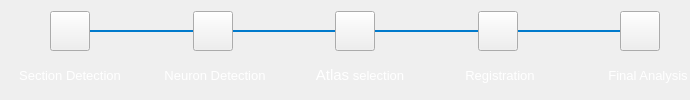
        <widget class="QFrame" name="buttons">
         <property name="frameShape">
          <enum>QFrame::NoFrame</enum>
         </property>
         <property name="frameShadow">
          <enum>QFrame::Raised</enum>
         </property>
         <layout class="QVBoxLayout" name="verticalLayout_2">
          <property name="spacing">
           <number>1</number>
          </property>
          <property name="leftMargin">
           <number>0</number>
          </property>
          <property name="rightMargin">
           <number>0</number>
          </property>
          <item>
           <widget class="QFrame" name="frame_3">
            <property name="sizePolicy">
             <sizepolicy hsizetype="Preferred" vsizetype="Fixed">
              <horstretch>0</horstretch>
              <verstretch>0</verstretch>
             </sizepolicy>
            </property>
            <property name="minimumSize">
             <size>
              <width>0</width>
              <height>50</height>
             </size>
            </property>
            <property name="maximumSize">
             <size>
              <width>16777215</width>
              <height>200</height>
             </size>
            </property>
            <property name="styleSheet">
             <string notr="true">#l11{color:#007ACC;}
#l12{color:#007ACC;}
#l13{color:#007ACC;}
#l21{color:#007ACC;}
#l22{color:#007ACC;}
#l23{color:#007ACC;}
#l31{color:#007ACC;}
#l32{color:#007ACC;}
#l33{color:#007ACC;}
#l41{color:#007ACC;}
#l42{color:#007ACC;}
#l43{color:#007ACC;}
</string>
            </property>
            <property name="frameShape">
             <enum>QFrame::NoFrame</enum>
            </property>
            <property name="frameShadow">
             <enum>QFrame::Raised</enum>
            </property>
            <layout class="QHBoxLayout" name="horizontalLayout_2">
             <property name="spacing">
              <number>0</number>
             </property>
             <property name="leftMargin">
              <number>50</number>
             </property>
             <property name="topMargin">
              <number>0</number>
             </property>
             <property name="rightMargin">
              <number>30</number>
             </property>
             <item>
              <widget class="QPushButton" name="btnBrainDetection">
               <property name="maximumSize">
                <size>
                 <width>40</width>
                 <height>40</height>
                </size>
               </property>
               <property name="styleSheet">
                <string notr="true"/>
               </property>
               <property name="text">
                <string/>
               </property>
               <property name="icon">
                <iconset resource="resource.qrc">
                 <normaloff>:/newPrefix/Icons/progress-blue.svg</normaloff>:/newPrefix/Icons/progress-blue.svg</iconset>
               </property>
              </widget>
             </item>
             <item>
              <widget class="Line" name="l11">
               <property name="minimumSize">
                <size>
                 <width>50</width>
                 <height>0</height>
                </size>
               </property>
               <property name="maximumSize">
                <size>
                 <width>50</width>
                 <height>16777215</height>
                </size>
               </property>
               <property name="styleSheet">
                <string notr="true"/>
               </property>
               <property name="frameShadow">
                <enum>QFrame::Plain</enum>
               </property>
               <property name="lineWidth">
                <number>2</number>
               </property>
               <property name="orientation">
                <enum>Qt::Horizontal</enum>
               </property>
              </widget>
             </item>
             <item>
              <widget class="Line" name="l12">
               <property name="minimumSize">
                <size>
                 <width>0</width>
                 <height>0</height>
                </size>
               </property>
               <property name="styleSheet">
                <string notr="true">#l1{color:#007ACC;}</string>
               </property>
               <property name="frameShadow">
                <enum>QFrame::Plain</enum>
               </property>
               <property name="lineWidth">
                <number>2</number>
               </property>
               <property name="orientation">
                <enum>Qt::Horizontal</enum>
               </property>
              </widget>
             </item>
             <item>
              <widget class="Line" name="l13">
               <property name="minimumSize">
                <size>
                 <width>50</width>
                 <height>0</height>
                </size>
               </property>
               <property name="maximumSize">
                <size>
                 <width>50</width>
                 <height>16777215</height>
                </size>
               </property>
               <property name="styleSheet">
                <string notr="true">#l2{color:#007ACC;}</string>
               </property>
               <property name="frameShadow">
                <enum>QFrame::Plain</enum>
               </property>
               <property name="lineWidth">
                <number>2</number>
               </property>
               <property name="orientation">
                <enum>Qt::Horizontal</enum>
               </property>
              </widget>
             </item>
             <item>
              <widget class="QPushButton" name="btnBlobDetection">
               <property name="maximumSize">
                <size>
                 <width>40</width>
                 <height>40</height>
                </size>
               </property>
               <property name="styleSheet">
                <string notr="true">#pushButton{
border:3px solid #ff0000;
border-radius:25px;
}
#pushButton:hover{
border:1px solid #00ff00;
border-radius:15px;
}
#pushButton:pressed{
border:10px solid #00fff0;
border-radius:15px;
}</string>
               </property>
               <property name="text">
                <string/>
               </property>
               <property name="icon">
                <iconset resource="resource.qrc">
                 <normaloff>:/newPrefix/Icons/wait.svg</normaloff>:/newPrefix/Icons/wait.svg</iconset>
               </property>
              </widget>
             </item>
             <item>
              <widget class="Line" name="l21">
               <property name="minimumSize">
                <size>
                 <width>50</width>
                 <height>0</height>
                </size>
               </property>
               <property name="maximumSize">
                <size>
                 <width>50</width>
                 <height>16777215</height>
                </size>
               </property>
               <property name="styleSheet">
                <string notr="true">#l2{color:#007ACC;}</string>
               </property>
               <property name="frameShadow">
                <enum>QFrame::Plain</enum>
               </property>
               <property name="lineWidth">
                <number>2</number>
               </property>
               <property name="orientation">
                <enum>Qt::Horizontal</enum>
               </property>
              </widget>
             </item>
             <item>
              <widget class="Line" name="l22">
               <property name="styleSheet">
                <string notr="true">#l2{color:#007ACC;}</string>
               </property>
               <property name="frameShadow">
                <enum>QFrame::Plain</enum>
               </property>
               <property name="lineWidth">
                <number>2</number>
               </property>
               <property name="orientation">
                <enum>Qt::Horizontal</enum>
               </property>
              </widget>
             </item>
             <item>
              <widget class="Line" name="l23">
               <property name="minimumSize">
                <size>
                 <width>50</width>
                 <height>0</height>
                </size>
               </property>
               <property name="maximumSize">
                <size>
                 <width>50</width>
                 <height>16777215</height>
                </size>
               </property>
               <property name="styleSheet">
                <string notr="true">#l3{color:#007ACC;}</string>
               </property>
               <property name="frameShadow">
                <enum>QFrame::Plain</enum>
               </property>
               <property name="lineWidth">
                <number>2</number>
               </property>
               <property name="orientation">
                <enum>Qt::Horizontal</enum>
               </property>
              </widget>
             </item>
             <item>
              <widget class="QPushButton" name="btnLandmarks">
               <property name="maximumSize">
                <size>
                 <width>40</width>
                 <height>40</height>
                </size>
               </property>
               <property name="styleSheet">
                <string notr="true">#pushButton{
border:3px solid #ff0000;
border-radius:25px;
}
#pushButton:hover{
border:1px solid #00ff00;
border-radius:15px;
}
#pushButton:pressed{
border:10px solid #00fff0;
border-radius:15px;
}</string>
               </property>
               <property name="text">
                <string/>
               </property>
               <property name="icon">
                <iconset resource="resource.qrc">
                 <normaloff>:/newPrefix/Icons/wait.svg</normaloff>:/newPrefix/Icons/wait.svg</iconset>
               </property>
              </widget>
             </item>
             <item>
              <widget class="Line" name="l31">
               <property name="minimumSize">
                <size>
                 <width>50</width>
                 <height>0</height>
                </size>
               </property>
               <property name="maximumSize">
                <size>
                 <width>50</width>
                 <height>16777215</height>
                </size>
               </property>
               <property name="styleSheet">
                <string notr="true">#l3{color:#007ACC;}</string>
               </property>
               <property name="frameShadow">
                <enum>QFrame::Plain</enum>
               </property>
               <property name="lineWidth">
                <number>2</number>
               </property>
               <property name="orientation">
                <enum>Qt::Horizontal</enum>
               </property>
              </widget>
             </item>
             <item>
              <widget class="Line" name="l32">
               <property name="styleSheet">
                <string notr="true">#l1{color:#007ACC;}</string>
               </property>
               <property name="frameShadow">
                <enum>QFrame::Plain</enum>
               </property>
               <property name="lineWidth">
                <number>2</number>
               </property>
               <property name="orientation">
                <enum>Qt::Horizontal</enum>
               </property>
              </widget>
             </item>
             <item>
              <widget class="Line" name="l33">
               <property name="minimumSize">
                <size>
                 <width>50</width>
                 <height>0</height>
                </size>
               </property>
               <property name="maximumSize">
                <size>
                 <width>50</width>
                 <height>16777215</height>
                </size>
               </property>
               <property name="styleSheet">
                <string notr="true">#l3{color:#007ACC;}</string>
               </property>
               <property name="frameShadow">
                <enum>QFrame::Plain</enum>
               </property>
               <property name="lineWidth">
                <number>2</number>
               </property>
               <property name="orientation">
                <enum>Qt::Horizontal</enum>
               </property>
              </widget>
             </item>
             <item>
              <widget class="QPushButton" name="btnRegistraion">
               <property name="maximumSize">
                <size>
                 <width>40</width>
                 <height>40</height>
                </size>
               </property>
               <property name="styleSheet">
                <string notr="true">#pushButton{
border:3px solid #ff0000;
border-radius:25px;
}
#pushButton:hover{
border:1px solid #00ff00;
border-radius:15px;
}
#pushButton:pressed{
border:10px solid #00fff0;
border-radius:15px;
}</string>
               </property>
               <property name="text">
                <string/>
               </property>
               <property name="icon">
                <iconset resource="resource.qrc">
                 <normaloff>:/newPrefix/Icons/wait.svg</normaloff>:/newPrefix/Icons/wait.svg</iconset>
               </property>
              </widget>
             </item>
             <item>
              <widget class="Line" name="l41">
               <property name="minimumSize">
                <size>
                 <width>50</width>
                 <height>0</height>
                </size>
               </property>
               <property name="maximumSize">
                <size>
                 <width>50</width>
                 <height>16777215</height>
                </size>
               </property>
               <property name="styleSheet">
                <string notr="true">#l3{color:#007ACC;}</string>
               </property>
               <property name="frameShadow">
                <enum>QFrame::Plain</enum>
               </property>
               <property name="lineWidth">
                <number>2</number>
               </property>
               <property name="orientation">
                <enum>Qt::Horizontal</enum>
               </property>
              </widget>
             </item>
             <item>
              <widget class="Line" name="l42">
               <property name="styleSheet">
                <string notr="true"/>
               </property>
               <property name="frameShadow">
                <enum>QFrame::Plain</enum>
               </property>
               <property name="lineWidth">
                <number>2</number>
               </property>
               <property name="orientation">
                <enum>Qt::Horizontal</enum>
               </property>
              </widget>
             </item>
             <item>
              <widget class="Line" name="l43">
               <property name="minimumSize">
                <size>
                 <width>50</width>
                 <height>0</height>
                </size>
               </property>
               <property name="maximumSize">
                <size>
                 <width>50</width>
                 <height>16777215</height>
                </size>
               </property>
               <property name="styleSheet">
                <string notr="true"/>
               </property>
               <property name="frameShadow">
                <enum>QFrame::Plain</enum>
               </property>
               <property name="lineWidth">
                <number>2</number>
               </property>
               <property name="orientation">
                <enum>Qt::Horizontal</enum>
               </property>
              </widget>
             </item>
             <item>
              <widget class="QPushButton" name="btnAnalysis">
               <property name="maximumSize">
                <size>
                 <width>40</width>
                 <height>40</height>
                </size>
               </property>
               <property name="styleSheet">
                <string notr="true">#pushButton{
border:3px solid #ff0000;
border-radius:25px;
}
#pushButton:hover{
border:1px solid #00ff00;
border-radius:15px;
}
#pushButton:pressed{
border:10px solid #00fff0;
border-radius:15px;
}</string>
               </property>
               <property name="text">
                <string/>
               </property>
               <property name="icon">
                <iconset resource="resource.qrc">
                 <normaloff>:/newPrefix/Icons/wait.svg</normaloff>:/newPrefix/Icons/wait.svg</iconset>
               </property>
              </widget>
             </item>
            </layout>
           </widget>
          </item>
          <item>
           <layout class="QHBoxLayout" name="horizontalLayout">
            <property name="spacing">
             <number>0</number>
            </property>
            <property name="sizeConstraint">
             <enum>QLayout::SetNoConstraint</enum>
            </property>
            <item>
             <widget class="QLabel" name="label_50">
              <property name="minimumSize">
               <size>
                <width>140</width>
                <height>0</height>
               </size>
              </property>
              <property name="maximumSize">
               <size>
                <width>140</width>
                <height>16777215</height>
               </size>
              </property>
              <property name="text">
               <string>&lt;html&gt;&lt;head/&gt;&lt;body&gt;&lt;p align=&quot;center&quot;&gt;&lt;span style=&quot; font-size:10pt; color:#ffffff;&quot;&gt;Section Detection&lt;/span&gt;&lt;/p&gt;&lt;/body&gt;&lt;/html&gt;</string>
              </property>
             </widget>
            </item>
            <item>
             <widget class="QFrame" name="frame_5">
              <property name="frameShape">
               <enum>QFrame::NoFrame</enum>
              </property>
              <property name="frameShadow">
               <enum>QFrame::Raised</enum>
              </property>
             </widget>
            </item>
            <item>
             <widget class="QLabel" name="blob">
              <property name="minimumSize">
               <size>
                <width>150</width>
                <height>0</height>
               </size>
              </property>
              <property name="maximumSize">
               <size>
                <width>140</width>
                <height>16777215</height>
               </size>
              </property>
              <property name="text">
               <string>&lt;html&gt;&lt;head/&gt;&lt;body&gt;&lt;p align=&quot;center&quot;&gt;&lt;span style=&quot; font-size:10pt; color:#ffffff;&quot;&gt;Neuron Detection&lt;/span&gt;&lt;/p&gt;&lt;/body&gt;&lt;/html&gt;</string>
              </property>
              <property name="alignment">
               <set>Qt::AlignCenter</set>
              </property>
             </widget>
            </item>
            <item>
             <widget class="QFrame" name="frame_7">
              <property name="frameShape">
               <enum>QFrame::NoFrame</enum>
              </property>
              <property name="frameShadow">
               <enum>QFrame::Raised</enum>
              </property>
             </widget>
            </item>
            <item>
             <widget class="QLabel" name="label">
              <property name="minimumSize">
               <size>
                <width>140</width>
                <height>0</height>
               </size>
              </property>
              <property name="maximumSize">
               <size>
                <width>140</width>
                <height>16777215</height>
               </size>
              </property>
              <property name="text">
               <string>&lt;html&gt;&lt;head/&gt;&lt;body&gt;&lt;p align=&quot;center&quot;&gt;&lt;a name=&quot;docs-internal-guid-540c714e-7fff-4dea-c451-bba41c4f4946&quot;/&gt;&lt;span style=&quot; font-family:'Arial'; font-size:11pt; color:#ffffff; background-color:transparent;&quot;&gt;A&lt;/span&gt;&lt;span style=&quot; font-family:'Arial'; font-size:11pt; color:#ffffff; background-color:transparent;&quot;&gt;tlas&lt;/span&gt;&lt;span style=&quot; font-size:10pt; color:#ffffff;&quot;&gt; selection&lt;/span&gt;&lt;/p&gt;&lt;/body&gt;&lt;/html&gt;</string>
              </property>
             </widget>
            </item>
            <item>
             <widget class="QFrame" name="frame_4">
              <property name="frameShape">
               <enum>QFrame::NoFrame</enum>
              </property>
              <property name="frameShadow">
               <enum>QFrame::Raised</enum>
              </property>
             </widget>
            </item>
            <item>
             <widget class="QLabel" name="analyis">
              <property name="minimumSize">
               <size>
                <width>140</width>
                <height>0</height>
               </size>
              </property>
              <property name="maximumSize">
               <size>
                <width>140</width>
                <height>16777215</height>
               </size>
              </property>
              <property name="text">
               <string>&lt;html&gt;&lt;head/&gt;&lt;body&gt;&lt;p align=&quot;center&quot;&gt;&lt;span style=&quot; font-size:10pt; color:#ffffff;&quot;&gt;Registration&lt;/span&gt;&lt;/p&gt;&lt;/body&gt;&lt;/html&gt;</string>
              </property>
              <property name="alignment">
               <set>Qt::AlignCenter</set>
              </property>
             </widget>
            </item>
            <item>
             <widget class="QFrame" name="frame_9">
              <property name="frameShape">
               <enum>QFrame::NoFrame</enum>
              </property>
              <property name="frameShadow">
               <enum>QFrame::Raised</enum>
              </property>
             </widget>
            </item>
            <item>
             <widget class="QLabel" name="label_51">
              <property name="minimumSize">
               <size>
                <width>120</width>
                <height>0</height>
               </size>
              </property>
              <property name="maximumSize">
               <size>
                <width>120</width>
                <height>16777215</height>
               </size>
              </property>
              <property name="layoutDirection">
               <enum>Qt::LeftToRight</enum>
              </property>
              <property name="text">
               <string>&lt;html&gt;&lt;head/&gt;&lt;body&gt;&lt;p&gt;&lt;span style=&quot; font-size:10pt; color:#ffffff;&quot;&gt;          Final Analysis&lt;/span&gt;&lt;/p&gt;&lt;/body&gt;&lt;/html&gt;</string>
              </property>
              <property name="alignment">
               <set>Qt::AlignCenter</set>
              </property>
             </widget>
            </item>
           </layout>
          </item>
         </layout>
        </widget>
